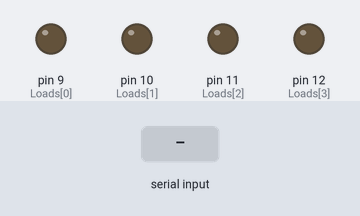
Simulated run of this sketch. Board: Arduino Uno, built with avr-gcc and run on an emulated ATmega328P. Shown: output pins drawn as LEDs (lit = HIGH). Inputs (shaded band) come from the test bench.

Above: at 1.2 s.
1.3 s: "0" received over the second serial link
At 2.0 s:
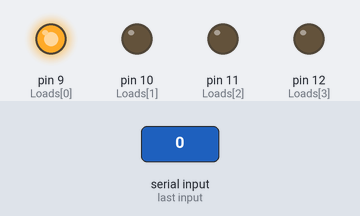
2.8 s: "2" received over the second serial link
At 3.2 s:
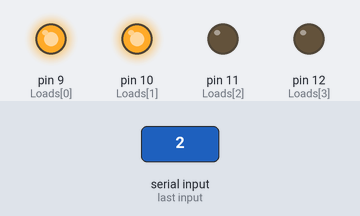
4.3 s: "1" received over the second serial link
At 5.5 s:
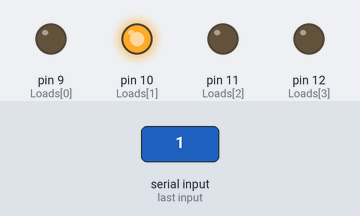
5.8 s: "4" received over the second serial link
At 6.7 s:
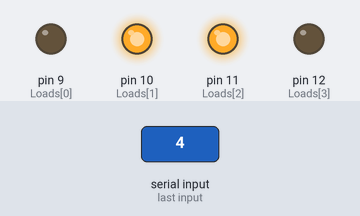
7.3 s: "3" received over the second serial link
At 7.8 s:
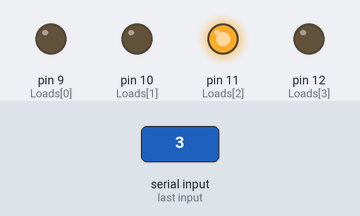
8.8 s: "6" received over the second serial link
At 10.2 s:
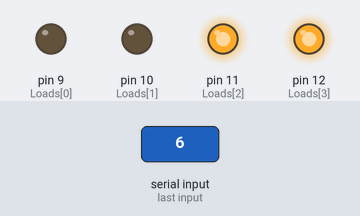
Timing chart, 0 to 11.3 s (numbered marks = the images above; inputs shaded):
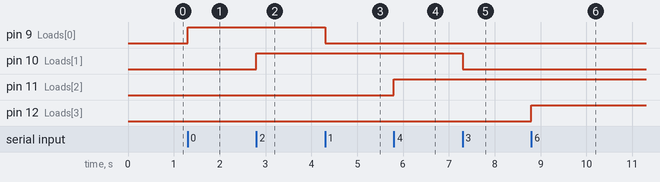

The sketch:

script.ino
```cpp
#include <SoftwareSerial.h>

const int rxPin = 4;
const int txPin = 2;

SoftwareSerial mySerial(rxPin, txPin);

const int Loads[] = {9, 10, 11, 12};

int state = 0;
int flag = 0;

void setup()
{
   for (int i=0;i<4;i++)
    {
      pinMode(Loads[i], OUTPUT);
    }
   mySerial.begin(9600);
   for (int i=0;i<4;i++)
    {
      digitalWrite(Loads[i], LOW);
    }

}

void loop()
{

    if(mySerial.available() > 0)
    {
      state = mySerial.read();
      flag=0;
    }

    switch(state)
    {
      case '0':digitalWrite(Loads[0], HIGH);
               flag=1;
               break;
      case '1':digitalWrite(Loads[0], LOW);
               flag=1;
               break;
      case '2':digitalWrite(Loads[1], HIGH);
               flag=1;
               break;
      case '3':digitalWrite(Loads[1], LOW);
               flag=1;
               break;
      case '4':digitalWrite(Loads[2], HIGH);
               flag=1;
               break;
      case '5':digitalWrite(Loads[2], LOW);
               flag=1;
               break;
      case '6':digitalWrite(Loads[3], HIGH);
               flag=1;
               break;
      case '7':digitalWrite(Loads[3], LOW);
               flag=1;
               break;
      case '8':digitalWrite(Loads[0], LOW);
               digitalWrite(Loads[1], LOW);
               digitalWrite(Loads[2], LOW);
               digitalWrite(Loads[3], LOW);
               flag=1;
               break;
     }
}
```

Measured:
- after the input at 1.3 s, pin 9 (Loads[0]): LOW → HIGH at once
- after the input at 2.8 s, pin 10 (Loads[1]): LOW → HIGH at once
- after the input at 4.3 s, pin 9 (Loads[0]): HIGH → LOW at once
- after the input at 5.8 s, pin 11 (Loads[2]): LOW → HIGH at once
- after the input at 7.3 s, pin 10 (Loads[1]): HIGH → LOW at once
- after the input at 8.8 s, pin 12 (Loads[3]): LOW → HIGH at once
